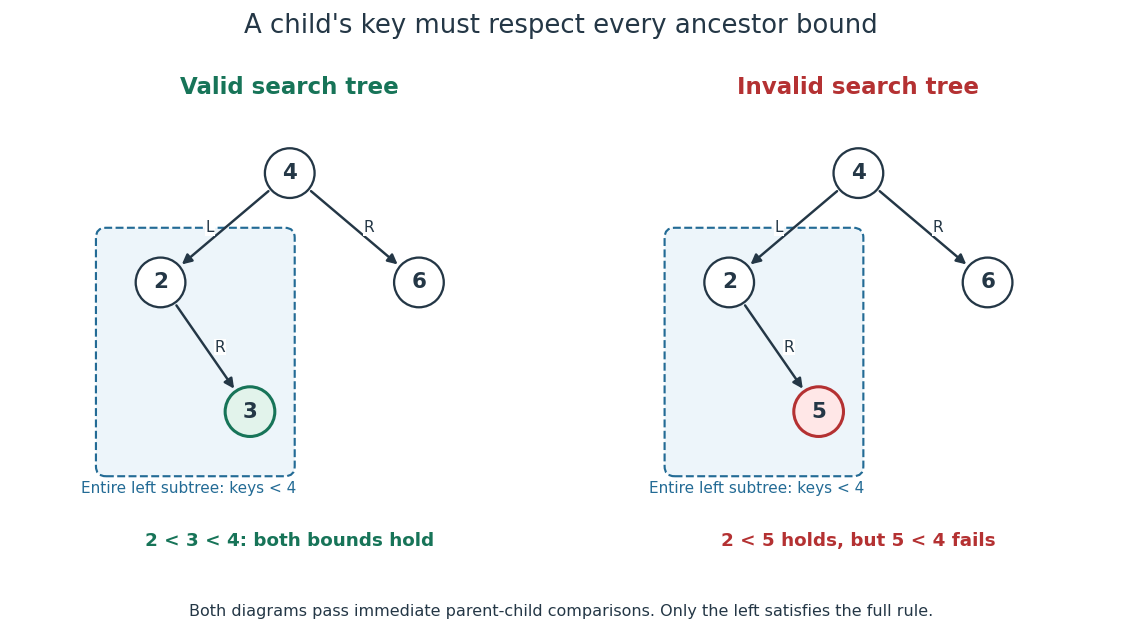

The script that saved this image:
"""Show why binary search tree bounds apply to all descendants.

Tested with Python 3.14.4, NumPy 2.3.5 and Matplotlib 3.10.7.
Run from _media; write the matching opaque white PNG to the current directory.
"""

from pathlib import Path

import matplotlib

matplotlib.use("Agg")
import matplotlib.pyplot as plt
from matplotlib.patches import Circle, FancyArrowPatch, FancyBboxPatch
import numpy as np


INK = "#243746"
GREEN = "#177458"
RED = "#b43132"
BLUE = "#236b95"


def draw(ax, lower_key, valid):
    color = GREEN if valid else RED
    ax.set(xlim=(-2.3, 2.15), ylim=(-0.25, 4.95), aspect="equal")
    ax.axis("off")
    ax.text(0, 4.65, "Valid search tree" if valid else "Invalid search tree",
            fontsize=15, weight="bold", ha="center", color=color)
    ax.add_patch(FancyBboxPatch((-1.85, 0.9), 1.8, 2.3,
                                boxstyle="round,pad=0.1", facecolor="#edf5fa",
                                edgecolor=BLUE, linewidth=1.4, linestyle="--"))
    positions = {"root": (0, 3.85), "left": (-1.3, 2.75),
                 "right": (1.3, 2.75), "lower": (-0.4, 1.45)}
    labels = {"root": 4, "left": 2, "right": 6, "lower": lower_key}
    edges = [("root", "left", "L"), ("root", "right", "R"),
             ("left", "lower", "R")]
    radius = 0.25
    for parent, child, side in edges:
        start = np.asarray(positions[parent], dtype=float)
        end = np.asarray(positions[child], dtype=float)
        direction = (end - start) / np.linalg.norm(end - start)
        ax.add_patch(FancyArrowPatch(start + radius * direction,
                                    end - radius * direction,
                                    arrowstyle="-|>", mutation_scale=13,
                                    color=INK, linewidth=1.6))
        middle = (start + end) / 2
        ax.text(middle[0] + (0.15 if side == "R" else -0.15), middle[1],
                side, color=INK, ha="center", va="center", fontsize=10,
                bbox={"facecolor": "white", "edgecolor": "none", "pad": 0.4})
    for name, (x, y) in positions.items():
        focus = name == "lower"
        ax.add_patch(Circle((x, y), radius,
                            facecolor=("#e2f3eb" if valid else "#ffe7e7") if focus else "white",
                            edgecolor=color if focus else INK, linewidth=2 if focus else 1.5))
        ax.text(x, y, str(labels[name]), fontsize=14, weight="bold",
                color=INK, ha="center", va="center")
    ax.text(-1.02, 0.63, "Entire left subtree: keys < 4", color=BLUE, fontsize=10, ha="center")
    ax.text(0, 0.1, "2 < 3 < 4: both bounds hold" if valid else "2 < 5 holds, but 5 < 4 fails",
            color=color, fontsize=12, ha="center", weight="bold")


def main():
    plt.rcParams.update({"font.family": "DejaVu Sans", "font.size": 11})
    fig, axes = plt.subplots(1, 2, figsize=(10.2, 5.8), dpi=110)
    fig.patch.set_facecolor("white")
    draw(axes[0], 3, True)
    draw(axes[1], 5, False)
    fig.suptitle("A child's key must respect every ancestor bound", fontsize=17, color=INK)
    fig.text(0.5, 0.035, "Both diagrams pass immediate parent-child comparisons. Only the left satisfies the full rule.",
             ha="center", color=INK, fontsize=10.5)
    fig.subplots_adjust(left=0.035, right=0.975, top=0.9, bottom=0.09, wspace=0.17)
    fig.savefig(Path.cwd() / "binary-search-tree-ordering-constraint.png",
                facecolor="white", transparent=False)
    plt.close(fig)


if __name__ == "__main__":
    main()
